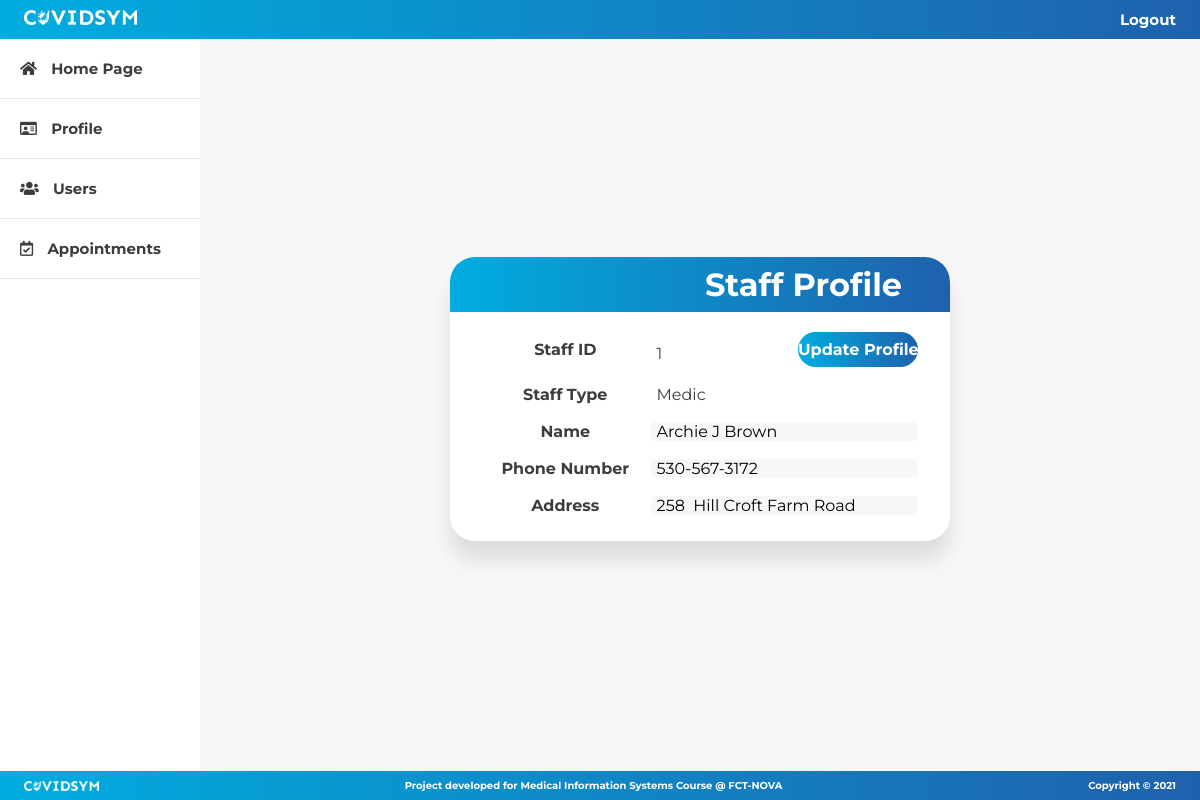
The app's page /profile/staffProfile.php?staff=Medic&id=1 (signed in) with its own data.
### tables this page shows
CREATE TABLE IF NOT EXISTS `medic` (
  `id` int(11) NOT NULL AUTO_INCREMENT,
  `name` varchar(100) NOT NULL,
  `phone` varchar(20) NOT NULL,
  `address` varchar(100) NOT NULL,
  `user_id` int(11) NOT NULL,
  PRIMARY KEY (`id`),
  KEY `name` (`name`),
  KEY `medic_user_id` (`user_id`)
);

### profile/staffProfile.php (the view, shortened to what this page needs)
<!DOCTYPE html>
<html>
  <head>
    <link rel="stylesheet" href="../css/staffProfile.css" />
    <link
      rel="stylesheet"
      href="https://cdnjs.cloudflare.com/ajax/libs/font-awesome/5.15.1/css/all.min.css"
    />
  </head>
  <body>
    <?php
        include("../commons/config.php");
        if(isset($_SESSION["userType"])) {
            $staffType = null;
            $staffID = null;
            if(isset($_GET["id"]) && !isset($_GET["staff"]) && $_SESSION["userType"] > 1) {
                $staffType = null;
                $staffID = $_GET["id"];
                switch($_SESSION["userType"]) {
                    case 2: $staffType = "Medic"; break;
                    case 3: $staffType = "Investigator"; break;
                    case 4: $staffType = "Admin"; break;
                }
            } else if (isset($_GET["id"]) && isset($_GET["staff"]) && $_SESSION["userType"] > 1) {
                $staffType = $_GET["staff"];
                $staffID = $_GET["id"];
            }
            $query = "SELECT * FROM $staffType JOIN user ON $staffType.user_id = user.id WHERE $staffType.id = $staffID";
            $result = mysqli_query($connect, $query) or die(mysqli_error($connect));
            $count = mysqli_num_rows($result);
            if ($count == 1) {
                $staff = mysqli_fetch_array($result);
            }
        } else {
            header('Location: ../commons/accessDenied.php');
        }
    ?>
    <?php include "../commons/navbar.php"; ?>
    <div class="wrapper">
      <?php include "../commons/sidebar.php"; ?>
      <div class="content-wrapper">
        <div class="modal">
          <div class="modal-header">
            <h1>Staff Profile</h1>
          </div>
          <form action="checkStaffProfile.php" method="POST">
            <table class="form">
              <tr>
                <td>
                  <tr>
                    <td class="names"><label>Staff ID</label></td>
                    <td><label><?php echo $staffID?></label></td>
                    <td class="buttonSide">
                      <input type="submit" value="Update Profile" />
                    </td>
                  </tr>
                  <tr>
                    <td class="names"><label>Staff Type</label></td>
                    <td><label><?php echo $staffType?></label></td>
                  </tr>
                </td>
              </tr>
              <tr>
                <td class="names"><label>Name</label></td>
                <td colspan="2">
                  <input name="name" value="<?php echo $staff["name"]?>" type="text" />
                </td>
              </tr>
              <tr>
                <td class="names"><label>Phone Number</label></td>
                <td colspan="2">
                  <input
                    name="phone"
                    value="<?php echo $staff["phone"]?>"
                    type="text"
                  />
                </td>
              </tr>
              <tr>
                <td class="names"><label>Address</label></td>
                <td colspan="2">
                  <input
                    name="address"
                    value="<?php echo $staff["address"]?>"
                    type="text"
                  />
                </td>
              </tr>
            </table>
          </form>
        </div>
      </div>
    </div>
    <?php include('../commons/footer.php'); ?>
  </body>
</html>

### css/staffProfile.css (style rules this page uses)
:root { --backgroundColor: #f7f7f7; --lighterColor: #00addf; --mainColor: #0e6ab2; --darkerColor: #1f61ac; --contrastColor: #e6e6e6; --textColor: #3d3d3d; }
* { box-sizing: border-box; font-family: "Montserrat", sans-serif; margin: 0; padding: 0; }
body { background-color: var(--backgroundColor); }
.wrapper { display: flex; flex-direction: row nowrap; justify-content: space-between; height: max-content; }
.content-wrapper { align-items: center; display: flex; height: 90vh; justify-content: center; margin-left: 200px; width: 100%; }
.modal { background-color: white; border-radius: 25px; -webkit-box-shadow: 0 20px 20px 0 rgba(0, 0, 0, 0.1); -moz-box-shadow: 0 20px 20px 0 rgba(0, 0, 0, 0.1); box-shadow: 0 20px 20px 0 rgba(0, 0, 0, 0.1); display: block; width: 50%; }
.modal-header { background: linear-gradient(270deg, var(--darkerColor), var(--lighterColor)); border-radius: 25px 25px 0 0; padding: 1vh 4vw; width: 100%; display: flex; flex-flow: row nowrap; justify-content: flex-end; }
.modal-header h1 { color: white; }
.form { color: var(--textColor); padding: 2vh 2vw; width: 100%; }
.form input { background: var(--backgroundColor); border: 0px; border-radius: 5px; font-size: 2vmin; margin-left: -0.5vw; outline: none; padding-left: 0.5vw; transition: all 0.3s ease; width: 100%; }
.buttonSide { display: flex; justify-content: flex-end; }
.names { display: flex; justify-content: center; font-weight: bolder; margin: 1vh 0; font-size: 2vmin; }
input[type="submit"] { background: linear-gradient(270deg, var(--darkerColor), var(--lighterColor)); border: none; border-radius: 25px; color: white; cursor: pointer; font-size: 2vmin; font-weight: bold; padding: 1vh 0; transition: all 0.3s ease; width: 10vw; margin: 0 0.5vw 1vh; float: right; }

### css/navbar.css (style rules this page uses)
:root { --backgroundColor: #f7f7f7; --lighterColor: #00addf; --mainColor: #0e6ab2; --darkerColor: #1f61ac; --textColor: #3d3d3d; }
* { box-sizing: border-box; font-family: "Montserrat", sans-serif; margin: 0; padding: 0; }
body { background-color: var(--backgroundColor); }

### css/sidebar.css (style rules this page uses)
:root { --backgroundColor: #f7f7f7; --lighterColor: #00addf; --mainColor: #0e6ab2; --darkerColor: #1f61ac; --textColor: #3d3d3d; --contrastColor: #e6e6e6; }
* { box-sizing: border-box; font-family: "Montserrat", sans-serif; margin: 0; padding: 0; }
body { background: var(--backgroundColor); }

### css/footer.css (style rules this page uses)
:root { --backgroundColor: #f7f7f7; --lighterColor: #00addf; --mainColor: #0e6ab2; --darkerColor: #1f61ac; --textColor: #3d3d3d; }
* { box-sizing: border-box; font-family: "Montserrat", sans-serif; margin: 0; padding: 0; }
body { background: var(--backgroundColor); }

### records on screen
medic: name "Archie J Brown", phone "530-567-3172", address "258 Hill Croft Farm Road"

### other values on screen
$staffID "1"
$staffType "Medic"
